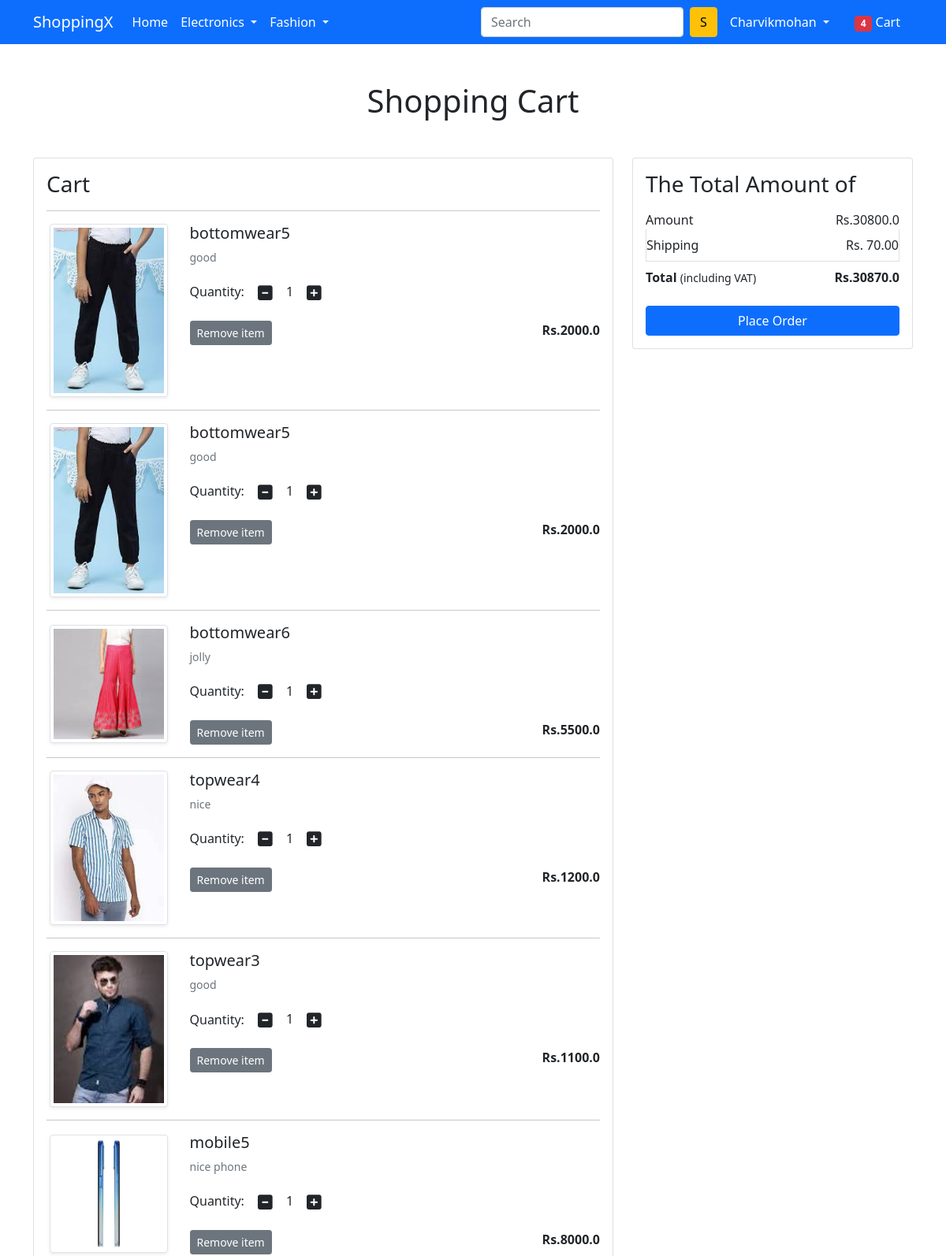
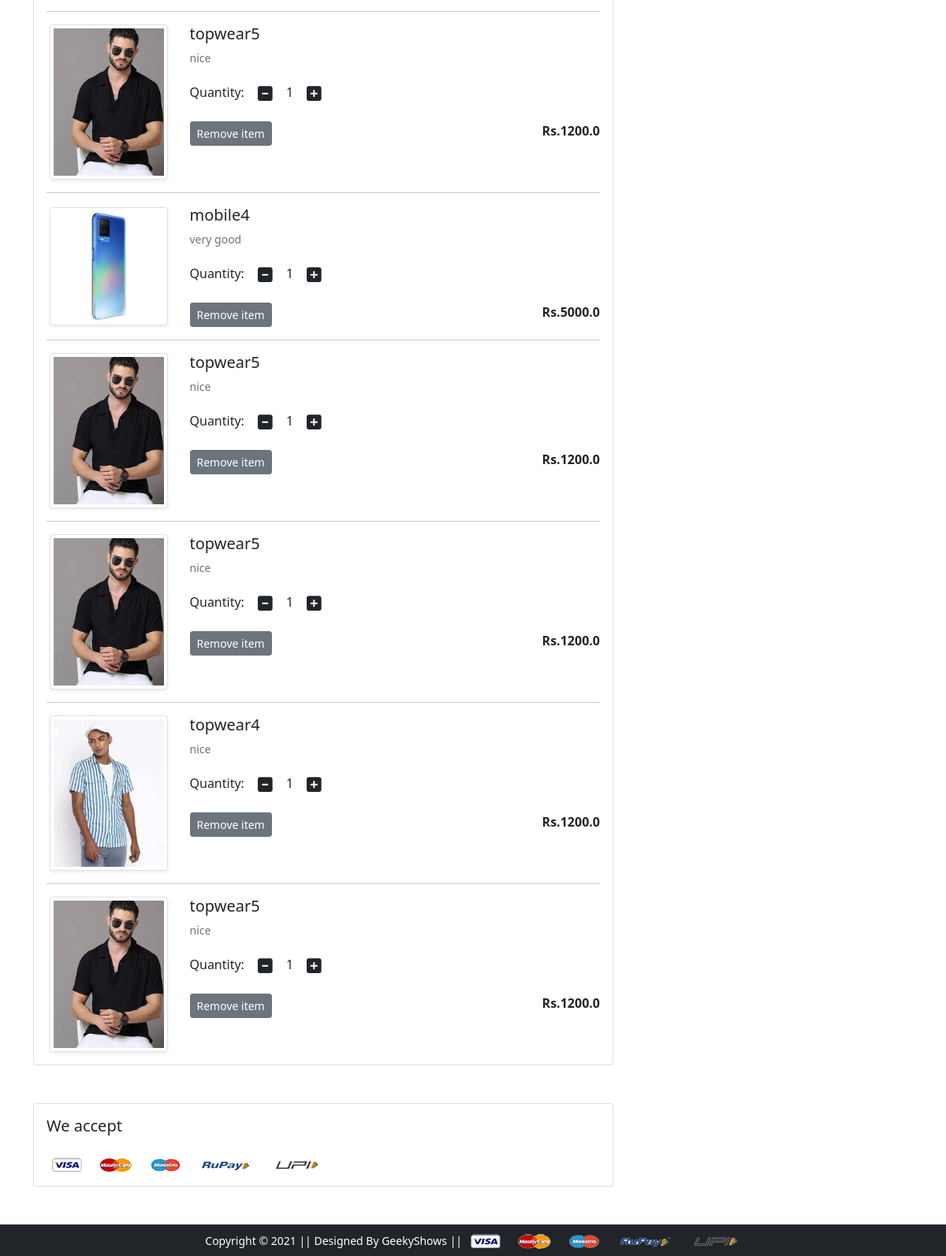
The app's page /cart/ (signed in) with its own data (2 pictures, top to bottom).
### app/models.py (models this page shows, shortened)
class Cart(models.Model):
    user = models.ForeignKey(User,on_delete=models.CASCADE)
    product = models.ForeignKey(Product,on_delete=models.CASCADE)
    quantity = models.PositiveIntegerField(default = 1)

class Product(models.Model):
    title = models.CharField(max_length=100)
    selling_price = models.FloatField()
    discounted_price = models.FloatField()
    description = models.TextField()
    brand = models.CharField(max_length=100)
    category = models.CharField(choices=CATEGORY_CHOICES,max_length=2)
    product_image = models.ImageField(upload_to='productimg')

### app/views.py (the view)
# urls.py: path('cart/', views.show_cart, name='showcart'),
@login_required
def show_cart(request):
  if request.user.is_authenticated:
    user = request.user
    cart = Cart.objects.filter(user=user)
    amount = 0.0
    shipping_amount = 70.0
    total_amount = 0.0
    cart_product = [p for p in Cart.objects.all()if p.user == user]
    if cart_product:
      for p in cart_product:
        tempamount = (p.quantity*p.product.discounted_price)
        amount += tempamount
        totalamount = amount + shipping_amount
      return render(request,'app/addtocart.html',{'carts':cart,'totalamount':totalamount,'amount':amount})
    else:
      return render(request,'app/emptycart.html')

### app/templates/app/addtocart.html (shortened to what this page needs)
{% extends 'app/base.html' %}
{% load static %}
{% block main-content %}
<div class="container my-5">
 <div class="row">
  <h1 class="text-center mb-5">Shopping Cart</h1>
  <div class="col-sm-8">
  <div class="card">
   <div class="card-body">
    <h3>Cart</h3>
    {% for cart in carts %}
    <hr>
    <div class="row">
     <div class="col-sm-3 text-center align-self-center"><img src="{{cart.product.product_image.url}}" alt="" srcset="" class="img-fluid img-thumbnail shadow-sm" height="150" width="150"> </div>
     <div class="col-sm-9">
      <div>
       <h5>{{cart.product.title}}</h5>
       <p class="mb-2 text-muted small"> {{cart.product.description}}</p>
       <div class="my-3">
        <label for="quantity">Quantity:</label>
        <a class="minus-cart btn" pid = "{{cart.product.id}}"><i class="fas fa-minus-square fa-lg"></i></a>
          <span id="quantity">{{cart.quantity}}</span>
        <a class="plus-cart btn" pid = "{{cart.product.id}}"><i class="fas fa-plus-square fa-lg"></i></a>
       </div>
       <div class="d-flex justify-content-between">
        <a href="#" class="btn btn-sm btn-secondary mr-3" pid = "{{cart.product.id}}">Remove item </a>
        <p class="mb-0"><span><strong>Rs.{{cart.product.discounted_price}}</strong></span></p>
       </div>
      </div>
     </div>
    </div>
     {% endfor %}
   </div>
   </div>
  </div>
  <div class="col-sm-4">
   <div class="card">
    <div class="card-body">
      <h3>The Total Amount of</h3>
      <ul class="list-group">
       <li class="list-group-item d-flex justify-content-between align-items-center border-0 px-0 pb-0">Amount<span>Rs.{{amount}}</span></li>
       <li class="list-group-item d-flex justify-content-between align-items-center px-0">Shipping<span>Rs. 70.00</span></li>
       <li class="list-group-item d-flex justify-content-between align-items-center border-0 px-0 mb-3">
        <div>
           <strong>Total</strong> <small>(including VAT)</small>
         </div>
         <span><strong>Rs.{{totalamount}}</strong></span>
       </li>
      </ul>
      <div class="d-grid"><a href="{% url 'checkout' %}" class="btn btn-primary">Place Order</a></div>
    </div>
   </div>
  </div>
 </div>
</div>
<div class="container">
 <div class="row">
  <div class="col-sm-8">
   <div class="card">
    <div class="card-body">
      <h5 class="mb-4">We accept</h5>
      <img src="{% static 'app/images/payment.png' %}" alt="" class="img-fluid">
    </div>
  </div>
  </div>
 </div>
</div>
{% endblock main-content %}

### app/templates/app/base.html (shortened to what this page needs)
<!doctype html>
{% load static %}
<html lang="en">
  <head>
    <link href="https://cdn.jsdelivr.net/npm/bootstrap@5.0.0-beta1/dist/css/bootstrap.min.css" rel="stylesheet">
    <link rel="stylesheet" href="{% static 'app/css/owl.carousel.min.css' %}">
    <link rel="stylesheet" href="{% static 'app/css/all.min.css' %}">
    <link rel="stylesheet" href="{% static 'app/css/style.css' %}">
  </head>
  <body>
    <nav class="navbar navbar-expand-lg navbar-dark bg-primary">
     <div class="container">
       <a class="navbar-brand" href="/">ShoppingX</a>
       <div class="collapse navbar-collapse" id="navbarSupportedContent">
         <ul class="navbar-nav me-auto mb-2 mb-lg-0">
           <li class="nav-item">
             <a class="nav-link active" aria-current="page" href="/">Home</a>
           </li>
           <li class="nav-item dropdown">
             <a class="nav-link dropdown-toggle text-white" href="#" id="electronicsDropdown" role="button" data-bs-toggle="dropdown" aria-expanded="false">
               Electronics
             </a>
           </li>
           <li class="nav-item dropdown">
             <a class="nav-link dropdown-toggle text-white" href="#" id="fashionDropdown" role="button" data-bs-toggle="dropdown" aria-expanded="false">
               Fashion
             </a>
           </li>
         </ul>
         <form class="d-flex">
           <input class="form-control me-2" type="search" placeholder="Search" aria-label="Search">
           <button class="btn btn-warning" type="submit">S</button>
         </form>
         <div>
          <ul class="navbar-nav me-auto mb-2 mb-lg-0">
          {% if request.user.is_authenticated %}
           <li class="nav-item dropdown mx-2">
              <a class="nav-link dropdown-toggle text-white" href="#" id="profileDropdown" role="button" data-bs-toggle="dropdown" aria-expanded="false">
              {{request.user.username|capfirst}}
              </a>
            </li>
            <li class="nav-item mx-2">
             <a href="{% url 'showcart' %}" class="nav-link text-white"><span class="badge bg-danger">4</span> Cart </a>
            </li>
          {% endif %}
          </ul>
         </div>
       </div>
     </div>
    </nav>
    {% block main-content %} {% endblock main-content %}
    <footer class="container-fluid bg-dark text-center p-2 mt-5">
        <small class="text-white">Copyright &copy; 2021 || Designed By GeekyShows || </small>
        <img src="{% static 'app/images/payment.png' %}" alt="" srcset="" class="img-fluid" height="2px">
    </footer>
  </body>
</html>

### records on screen
Cart: product.product_image (picture), product "bottomwear5", product.description "good", quantity "1", product.discounted_price "2000.0"
Cart: product.product_image (picture), product "bottomwear5", product.description "good", quantity "1", product.discounted_price "2000.0"
Cart: product.product_image (picture), product "bottomwear6", product.description "jolly", quantity "1", product.discounted_price "5500.0"
Cart: product.product_image (picture), product "topwear4", product.description "nice", quantity "1", product.discounted_price "1200.0"
Cart: product.product_image (picture), product "topwear3", product.description "good", quantity "1", product.discounted_price "1100.0"
Cart: product.product_image (picture), product "mobile5", product.description "nice phone", quantity "1", product.discounted_price "8000.0"
Cart: product.product_image (picture), product "topwear5", product.description "nice", quantity "1", product.discounted_price "1200.0"
Cart: product.product_image (picture), product "mobile4", product.description "very good", quantity "1", product.discounted_price "5000.0"
Cart: product.product_image (picture), product "topwear5", product.description "nice", quantity "1", product.discounted_price "1200.0"
Cart: product.product_image (picture), product "topwear5", product.description "nice", quantity "1", product.discounted_price "1200.0"
Cart: product.product_image (picture), product "topwear4", product.description "nice", quantity "1", product.discounted_price "1200.0"
Cart: product.product_image (picture), product "topwear5", product.description "nice", quantity "1", product.discounted_price "1200.0"

### other values on screen
{{ request.user.username|capfirst }} "Charvikmohan"
{{ amount }} "30800.0"
{{ totalamount }} "30870.0"
